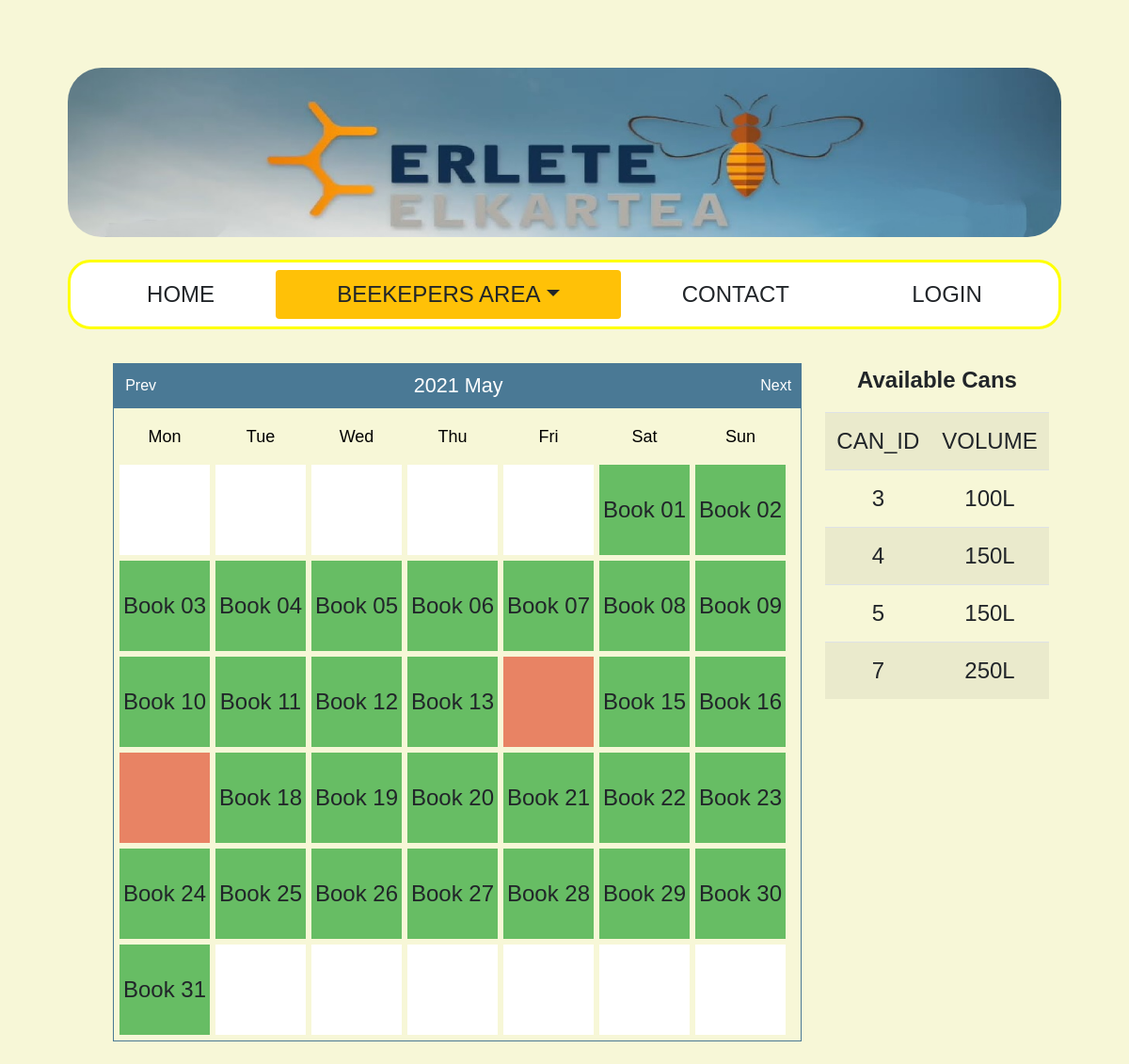
The page /erlete_web/erlete_web/room_booking.php on the database as committed earlier.
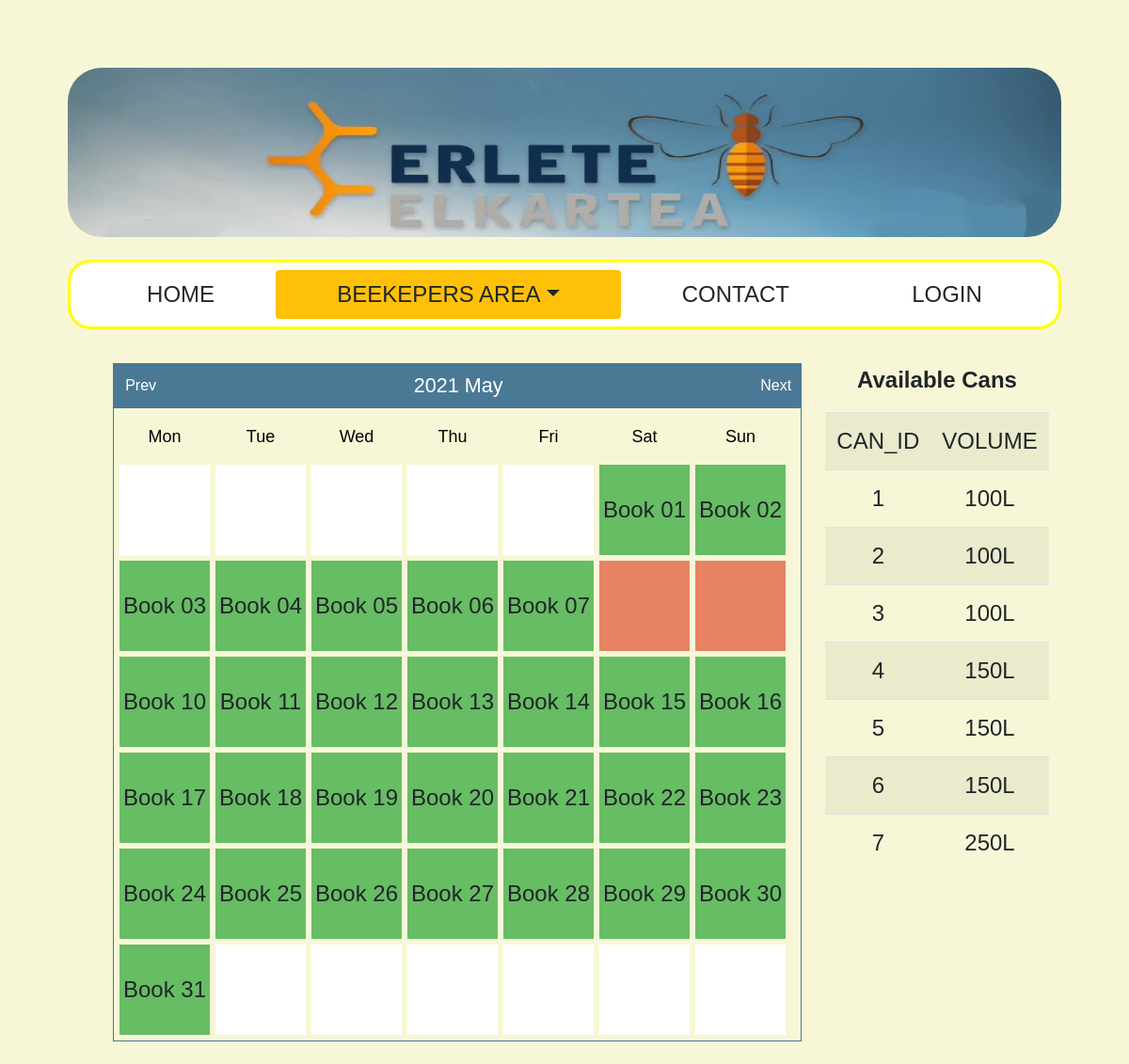
The same page on the database as committed later.
### tables this page shows
CREATE TABLE `can` (
  `id_can` int(11) NOT NULL,
  `capacity` int(11) DEFAULT NULL,
  `availability` tinyint(1) DEFAULT NULL,
  `new_use` date DEFAULT NULL
);

### erlete_web/erlete_web/Booking.php (called while the page is built, shortened)
<?php
class Booking
{
    private $dbh;
    private $bookingsTableName = 'room_booking';
    public function __construct($database, $host, $databaseUsername, $databaseUserPassword)
    {
        try {
            $this->dbh =
                new PDO(sprintf('mysql:host=%s;dbname=%s', $host, $database),
                    $databaseUsername,
                    $databaseUserPassword
                );
        } catch (PDOException $e) {
            die($e->getMessage());
        }
    }
	public function index()
	{
		$statement = $this->dbh->query('SELECT * FROM ' . $this->bookingsTableName);
		return $statement->fetchAll(PDO::FETCH_ASSOC);
	}
}

### erlete_web/erlete_web/room_booking.php (the view, shortened to what the changed rows need)
<!DOCTYPE html>
	<html>
		<head>
			<link rel="stylesheet" href="https://maxcdn.bootstrapcdn.com/bootstrap/4.5.2/css/bootstrap.min.css"></link>
			<link rel="stylesheet" href="CSS_SD.css"></link>
			<link rel="stylesheet" href="new.css"></link>
		</head>
		<body>
							<?php
								$link=connectDataBase();
							?>
			<div style="width:100%; margin:auto">
				<div style="margin-left:10%" class="pb-4 float_l">
						<?php
							include 'Calendar.php';
							include 'Booking.php';
							include 'BookableCell.php';
							$booking = new Booking(
								'erlete_db',
								'localhost',
								'root',
								''
							);
							$bookableCell = new BookableCell($booking);
							$calendar = new Calendar();
							$calendar->attachObserver('showCell', $bookableCell);
							echo $calendar->show();
						?>
				</div>
				<div class="float_l" style="width: 20%; font-size:2vw; margin:auto; text-align:center; margin-left:2vw">
						<?php
							$emaitza1=mysqli_query($link,"select id_can, capacity from can where availability=1");
						?>
						<table  style="font-size:2vw" class="table table-striped Zentratu">
							<?php
									while($erregistroa1 = mysqli_fetch_array($emaitza1)){
										printf("<tr><td>%d</td><td>%dL</td></tr>",$erregistroa1[0],$erregistroa1[1]);
									}
							?>
						</table>
				</div>
			</div>
        </body>
    </html>

### erlete_web/erlete_web/Calendar.php (shortened to what the changed rows need)
<?php
    class Calendar
    {
        public function __construct()
        {
            $this->naviHref = htmlentities($_SERVER['PHP_SELF']);
        }
        protected $observers = array();
        private $dayLabels = array("Mon", "Tue", "Wed", "Thu", "Fri", "Sat", "Sun");
        private $currentYear = 0;
        private $currentMonth = 0;
        private $currentDay = 0;
        private $currentDate = null;
        private $daysInMonth = 0;
        private $naviHref = null;
        public function attachObserver($type, $observer)
        {
            $this->observers[$type][] = $observer;
        }
        public function notifyObserver($type)
        {
            if (isset($this->observers[$type])) {
                foreach ($this->observers[$type] as $observer) {
                    $observer->update($this);
                }
            }
        }
        public function getCurrentDate()
        {
            return $this->currentDate;
        }
        public function show($month = null, $year = null, $attributes = false)
        {
            if (null == $year && isset($_GET['year'])) {
                $year = $_GET['year'];
            } else if (null == $year) {
                $year = date("Y", time());
            }
            if (null == $month && isset($_GET['month'])) {
                $month = $_GET['month'];
            } else if (null == $month) {
                $month = date("m", time());
            }
            $this->currentYear = $year;
            $this->currentMonth = $month;
            $this->daysInMonth = $this->_daysInMonth($month, $year);
            $content = '<div id="calendar">' .
                '<div class="box">' .
                $this->_createNavi() .
                '</div>' .
                '<div class="box-content">' .
                '<ul class="label">' . $this->_createLabels() . '</ul>';
            $content .= '<div class="clear"></div>';
            $content .= '<ul class="dates">';
            for ($i = 0; $i < $this->_weeksInMonth($month, $year); $i++) {
                for ($j = 1; $j <= 7; $j++) {
                    $content .= $this->_showDay($i * 7 + $j, $attributes);
                }
            }
            $content .= '</ul>';
            $content .= '<div class="clear"></div>';
            $content .= '</div>';
            $content .= '</div>';
            return $content;
        }
        private function _showDay($cellNumber, $attributes = false)
        {
            if ($this->currentDay == 0) {
                $firstDayOfTheWeek = date('N', strtotime($this->currentYear . '-' . $this->currentMonth . '-01'));
                if (intval($cellNumber) == intval($firstDayOfTheWeek)) {
                    $this->currentDay = 1;
                }
            }
            if (($this->currentDay != 0) && ($this->currentDay <= $this->daysInMonth)) {
                $this->currentDate = date('Y-m-d', strtotime($this->currentYear . '-' . $this->currentMonth . '-' . ($this->currentDay)));
                $cellContent = $this->_createCellContent($attributes);
                $this->currentDay++;
            } else {
                $this->currentDate = null;
                $cellContent = null;
            }
            return '<li id="li-' . $this->currentDate . '" class="' . ($cellNumber % 7 == 1 ? ' start ' : ($cellNumber % 7 == 0 ? ' end ' : ' ')) .
                ($cellContent == null ? 'mask' : '') . '">' . $cellContent . '</li>';
        }
        private function _createNavi()
        {
            $nextMonth = $this->currentMonth == 12 ? 1 : intval($this->currentMonth) + 1;
            $nextYear = $this->currentMonth == 12 ? intval($this->currentYear) + 1 : $this->currentYear;
            $preMonth = $this->currentMonth == 1 ? 12 : intval($this->currentMonth) - 1;
            $preYear = $this->currentMonth == 1 ? intval($this->currentYear) - 1 : $this->currentYear;
            return
                '<div class="header">' .
                '<a class="prev" href="' . $this->naviHref . '?month=' . sprintf('%02d', $preMonth) . '&year=' . $preYear . '">Prev</a>' .
                '<span class="title">' . date('Y M', strtotime($this->currentYear . '-' . $this->currentMonth . '-1')) . '</span>' .
                '<a class="next" href="' . $this->naviHref . '?month=' . sprintf("%02d", $nextMonth) . '&year=' . $nextYear . '">Next</a>' .
                '</div>';
        }
        private function _createLabels()
        {
            $content = '';
            foreach ($this->dayLabels as $index => $label) {
                $content .= '<li class="' . ($label == 6 ? 'end title' : 'start title') . ' title">' . $label . '</li>';
            }
            return $content;
        }
        private function _createCellContent($setting = false)
        {
            $this->cellContent = $this->currentDay;
            $this->notifyObserver('showCell');
            return $this->cellContent;
        }
        private function _weeksInMonth($month = null, $year = null)
        {
            $daysInMonths = $this->_daysInMonth($month, $year);
            $numOfweeks = ($daysInMonths % 7 == 0 ? 0 : 1) + intval($daysInMonths / 7);
            $monthEndingDay = date('N', strtotime($year . '-' . $month . '-' . $daysInMonths));
            $monthStartDay = date('N', strtotime($year . '-' . $month . '-01'));
            $monthEndingDay == 7 ? $monthEndingDay = 0 : '';
            $monthStartDay == 7 ? $monthStartDay = 0 : '';
            if ($monthEndingDay < $monthStartDay) {
                $numOfweeks++;
            }
            return $numOfweeks;
        }
        private function _daysInMonth($month = null, $year = null)
        {
            return date('t', strtotime($year . '-' . $month . '-01'));
        }
    }

### erlete_web/erlete_web/BookableCell.php (shortened to what the changed rows need)
<?php
    class BookableCell
    {
        private $booking;
        private $currentURL;
        public function __construct(Booking $booking)
        {
            $this->booking = $booking;
            $this->currentURL = htmlentities($_SERVER['REQUEST_URI']);
        }
        public function update(Calendar $cal)
        {
            if ($this->isDateBooked($cal->getCurrentDate())) {
                return $cal->cellContent =
                    $this->bookedCell($cal->getCurrentDate());
            }
            if (!$this->isDateBooked($cal->getCurrentDate())) {
                return $cal->cellContent =
                    $this->openCell($cal->getCurrentDate());
            }
        }
        private function openCell($date)
        {
            return '<div class="open">' . $this->bookingForm($date) . '</div>';
        }
        private function bookedCell($date)
        {
            return '<div class="booked">' . $this->deleteForm($this->bookingId($date)) . '</div>';
        }
        private function isDateBooked($date)
        {
            return in_array($date, $this->bookedDates());
        }
        private function bookedDates()
        {
            return array_map(function ($record) {
                return $record['book_date'];
            }, $this->booking->index());
        }
        private function bookingId($date)
        {
            $booking = array_filter($this->booking->index(), function ($record) use ($date) {
                return $record['book_date'] == $date;
            });
            $result = array_shift($booking);
            return $result['id_booking'];
        }
        private function bookingForm($date)
        {
            return
                '<form  onsubmit="return confirm(\'Are you sure to book the room on '.$date.' ?\');" method="post" action="' . $this->currentURL . '">' .
                '<input type="hidden" name="add" />' .
                '<input type="hidden" name="date" value="' . $date . '" />' .
                '<input style="font-size:2vw" class="btn btn-clear btn-sm" type="submit" value="Book ' . substr($date,8) . '" />' .
                '</form>';
        }
        private function deleteForm($id)
        {
            return
                '<form onsubmit="return confirm(\'Are you sure to cancel?\');" method="post" action="' . $this->currentURL . '">' .
                '<input type="hidden" name="delete" />' .
                '<input type="hidden" name="id" value="' . $id . '" />' .
                '</form>';
        }
    }

Rows that differ between the two databases and show on the page:
now on this page (row edited): can: id_can "1", capacity "100"
now on this page (row edited): can: id_can "2", capacity "100"
now on this page (row edited): can: id_can "6", capacity "150"
Other text that changed with them:
new list line: "Book 14"
new list line: "Book 17"
list line gone: "Book 08 Book 09"
